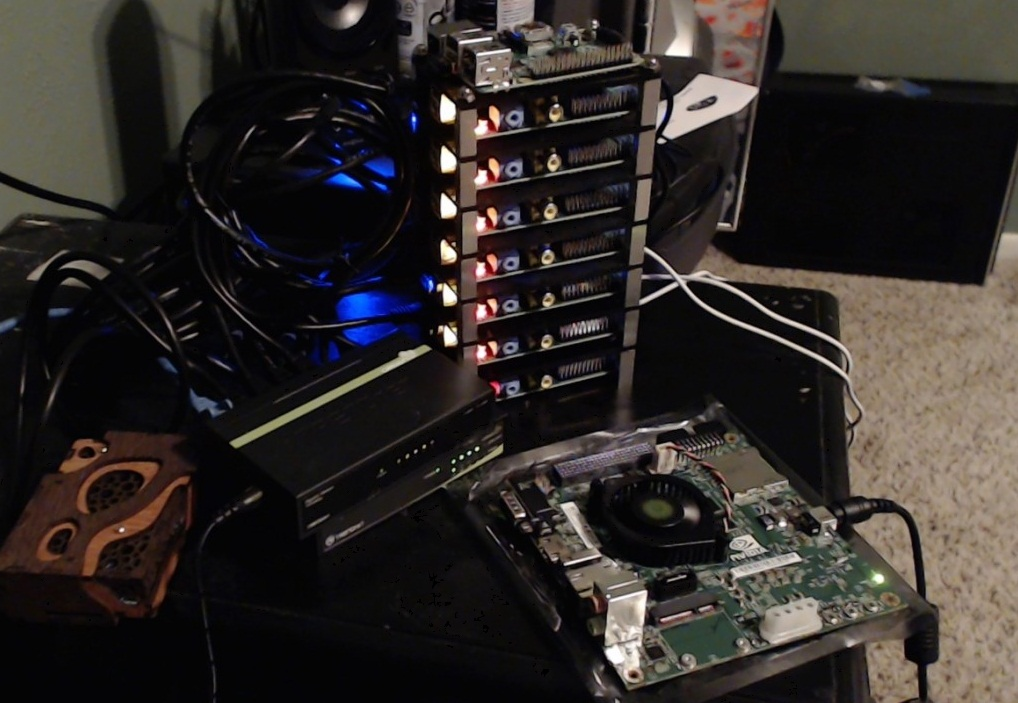
#> input picture img.jpg, 1018 x 703 px, given in place of the camera
$ python imgblurtrial.py
#> lines starting #> are read from the running program, lines starting #| are printed output that depends on the picture; after the words box and inside, x2 and y2 are one past the last pixel; in counts of white or black regions, pixels touching at a corner belong together
import numpy as np
import cv2

cap = cv2.VideoCapture(0)

while True:
    _, frame = cap.read()
#> frame is the input picture: shape (703, 1018, 3); mean B, G, R 40.7, 43.2, 48.1
    hsv = cv2.cvtColor(frame, cv2.COLOR_BGR2HSV)
#> hsv: shape (703, 1018, 3); mean H, S, V 61, 68.9, 50.5

    lower_clr = np.array([0,0,0])
    upper_clr = np.array([180,255,150])

    mask = cv2.inRange(hsv, lower_clr, upper_clr)
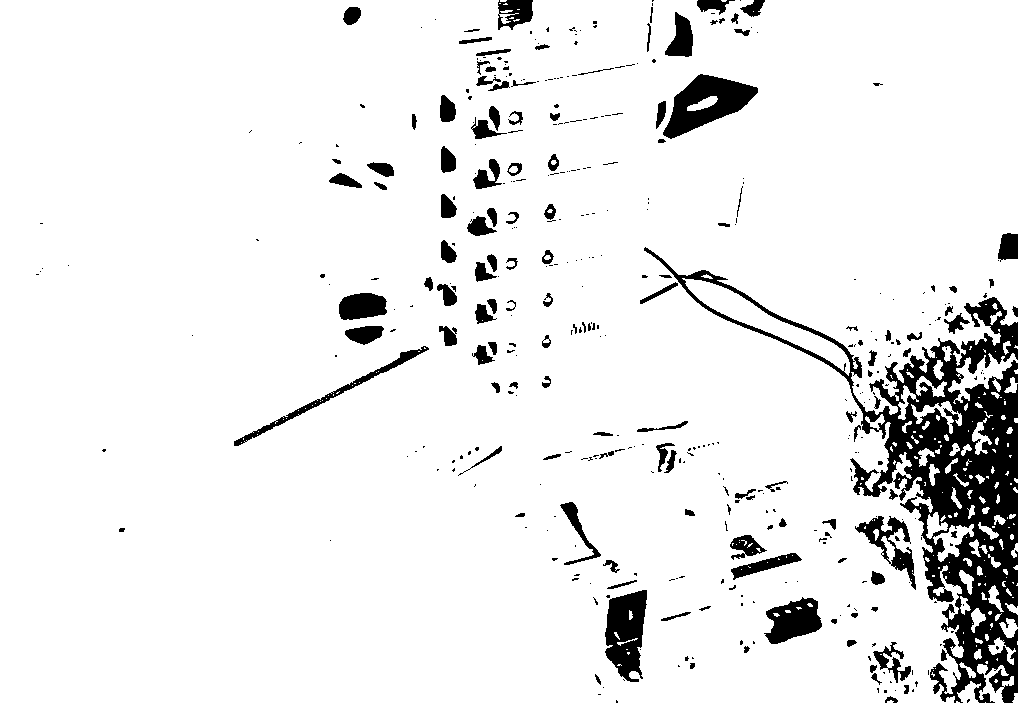
#> mask: shape (703, 1018); 91.9% white; 420 black regions (290 under 20 px), largest, box (x1, y1, x2, y2) and area: (644, 247, 1018, 703) 29945, (663, 74, 758, 139) 3039, (605, 590, 647, 682) 2659
    res = cv2.bitwise_and(frame, frame, mask=mask)
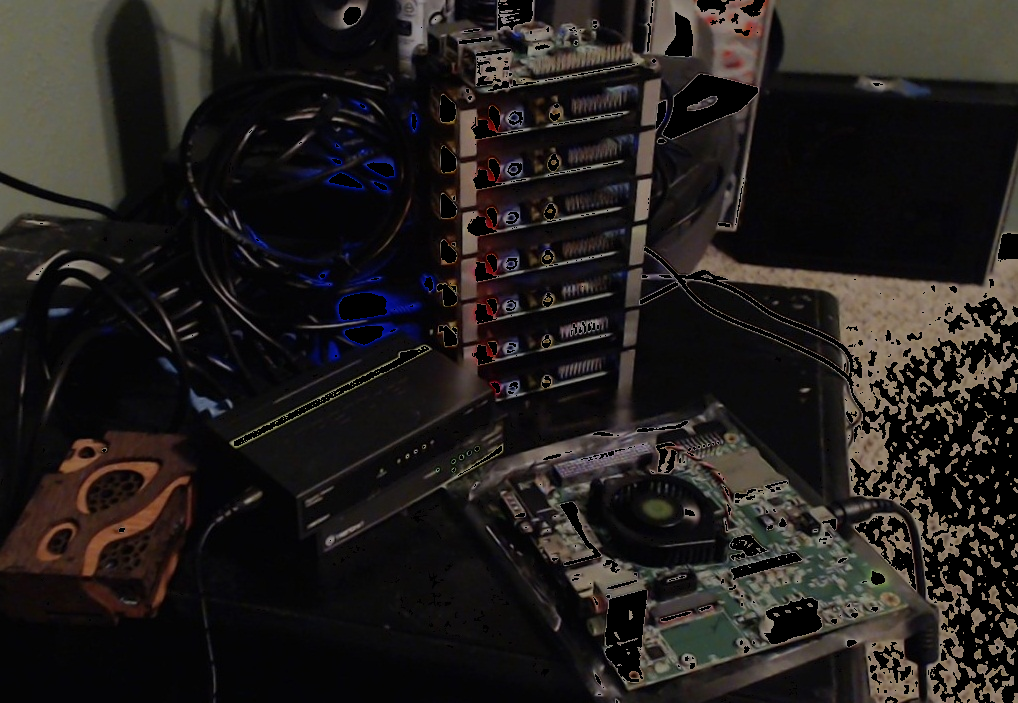
#> res: shape (703, 1018, 3); mean B, G, R 29, 30.8, 34.6

    kernel = np.ones((15,15), np.float32)/225
    smoothedfilter = cv2.filter2D(res, -1, kernel)
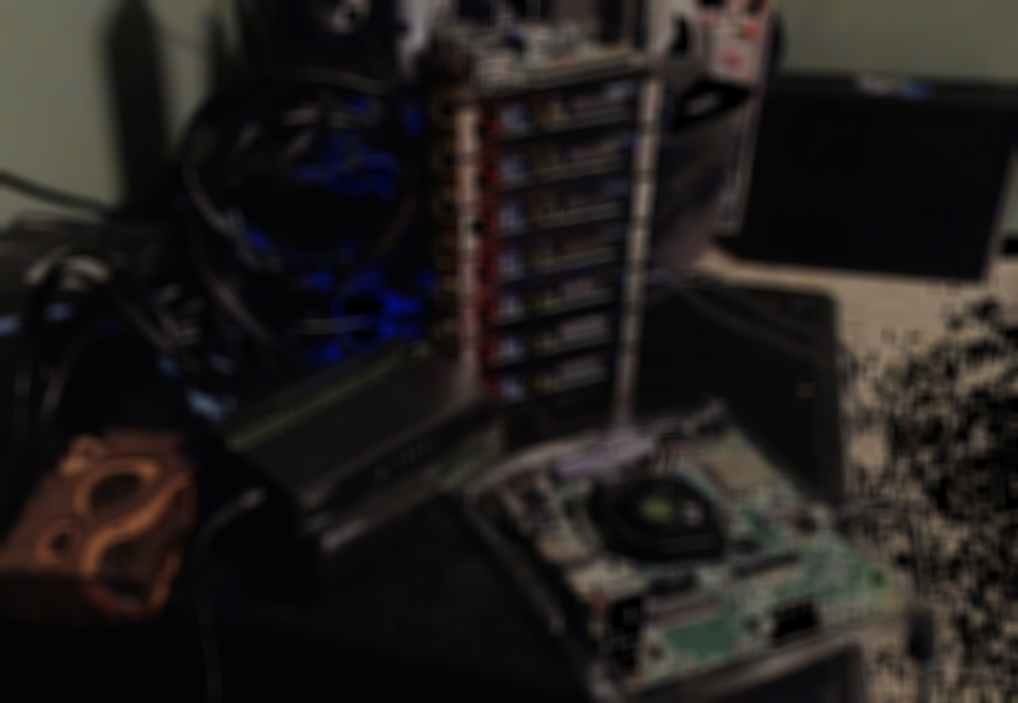
#> smoothedfilter: shape (703, 1018, 3); mean B, G, R 29, 30.8, 34.6

    cv2.imshow('frame', frame)
    #cv2.imshow('mask', mask)
    cv2.imshow('res', res)

    if cv2.waitKey(1) & 0xFF==ord('q'):
#> (key q is pressed here)
        break
cv2.destroyAllWindows()
cap.release()
